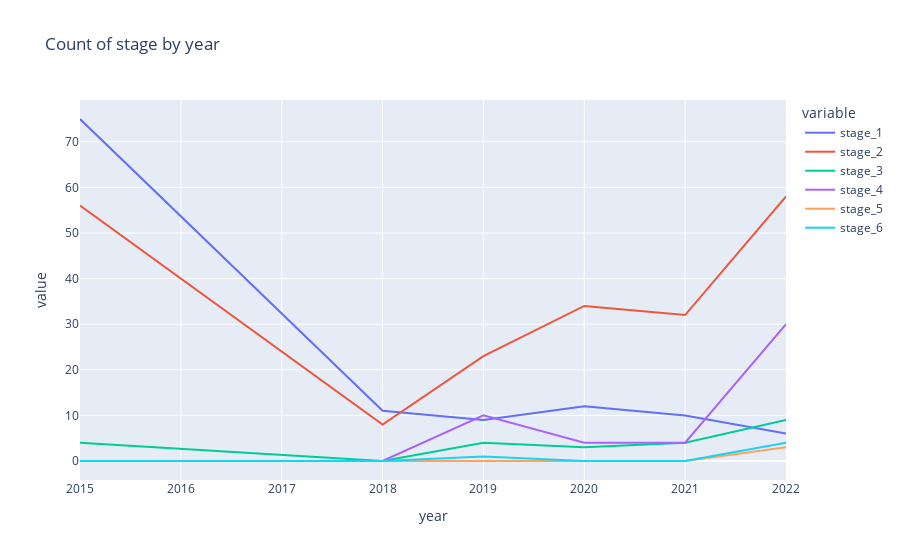

This figure's notebook cell:
### Markdown cell above
## Which Year , month , hour had the most loadshedding

### Code cell
yearly = %sql SELECT year as "year" ,count(case when stage = 1 then 1 else null end) as "stage_1",count(case when stage = 2 then 1 else null end) as "stage_2",count(case when stage = 3 then 1 else null end) as "stage_3",count(case when stage = 4 then 1 else null end) as "stage_4",count(case when stage = 5 then 1 else null end) as "stage_5",count(case when stage = 6 then 1 else null end) as "stage_6"  FROM load_shedding_clean GROUP BY year ORDER by year
yearly
fig2 = px.line(yearly,x="year",y=["stage_1","stage_2","stage_3","stage_4","stage_5","stage_6"],title="Count of stage by year")
fig2.show()

### Figure 1 — Plotly figure (JSON) as saved in the notebook; plotly's stock layout.template omitted (floating-point values rounded to 4 significant figures)
{"data": [{"hovertemplate": "variable=stage_1<br>year=%{x}<br>value=%{y}<extra></extra>", "legendgroup": "stage_1", "line": {"color": "#636efa", "dash": "solid"}, "marker": {"symbol": "circle"}, "mode": "lines", "name": "stage_1", "orientation": "v", "showlegend": true, "type": "scatter", "x": [2015, 2018, 2019, 2020, 2021, 2022], "xaxis": "x", "y": [75, 11, 9, 12, 10, 6], "yaxis": "y"}, {"hovertemplate": "variable=stage_2<br>year=%{x}<br>value=%{y}<extra></extra>", "legendgroup": "stage_2", "line": {"color": "#EF553B", "dash": "solid"}, "marker": {"symbol": "circle"}, "mode": "lines", "name": "stage_2", "orientation": "v", "showlegend": true, "type": "scatter", "x": [2015, 2018, 2019, 2020, 2021, 2022], "xaxis": "x", "y": [56, 8, 23, 34, 32, 58], "yaxis": "y"}, {"hovertemplate": "variable=stage_3<br>year=%{x}<br>value=%{y}<extra></extra>", "legendgroup": "stage_3", "line": {"color": "#00cc96", "dash": "solid"}, "marker": {"symbol": "circle"}, "mode": "lines", "name": "stage_3", "orientation": "v", "showlegend": true, "type": "scatter", "x": [2015, 2018, 2019, 2020, 2021, 2022], "xaxis": "x", "y": [4, 0, 4, 3, 4, 9], "yaxis": "y"}, {"hovertemplate": "variable=stage_4<br>year=%{x}<br>value=%{y}<extra></extra>", "legendgroup": "stage_4", "line": {"color": "#ab63fa", "dash": "solid"}, "marker": {"symbol": "circle"}, "mode": "lines", "name": "stage_4", "orientation": "v", "showlegend": true, "type": "scatter", "x": [2015, 2018, 2019, 2020, 2021, 2022], "xaxis": "x", "y": [0, 0, 10, 4, 4, 30], "yaxis": "y"}, {"hovertemplate": "variable=stage_5<br>year=%{x}<br>value=%{y}<extra></extra>", "legendgroup": "stage_5", "line": {"color": "#FFA15A", "dash": "solid"}, "marker": {"symbol": "circle"}, "mode": "lines", "name": "stage_5", "orientation": "v", "showlegend": true, "type": "scatter", "x": [2015, 2018, 2019, 2020, 2021, 2022], "xaxis": "x", "y": [0, 0, 0, 0, 0, 3], "yaxis": "y"}, {"hovertemplate": "variable=stage_6<br>year=%{x}<br>value=%{y}<extra></extra>", "legendgroup": "stage_6", "line": {"color": "#19d3f3", "dash": "solid"}, "marker": {"symbol": "circle"}, "mode": "lines", "name": "stage_6", "orientation": "v", "showlegend": true, "type": "scatter", "x": [2015, 2018, 2019, 2020, 2021, 2022], "xaxis": "x", "y": [0, 0, 1, 0, 0, 4], "yaxis": "y"}], "layout": {"legend": {"title": {"text": "variable"}, "tracegroupgap": 0}, "title": {"text": "Count of stage by year"}, "xaxis": {"anchor": "y", "domain": [0, 1], "title": {"text": "year"}}, "yaxis": {"anchor": "x", "domain": [0, 1], "title": {"text": "value"}}}}
